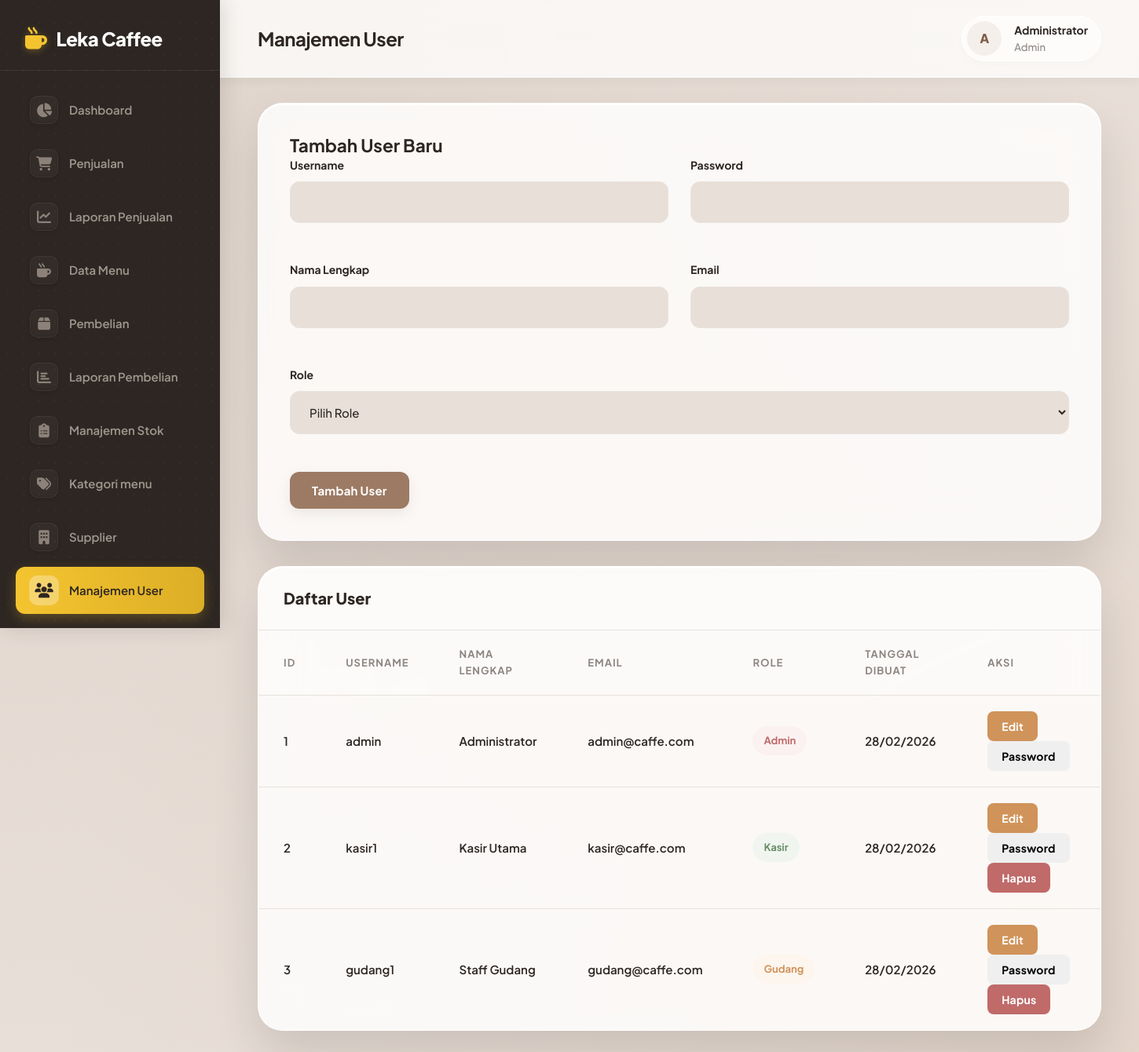
/users.php (signed in), run on the app's committed database.
### tables this page shows
CREATE TABLE users (
    id INT AUTO_INCREMENT PRIMARY KEY,
    username VARCHAR(50) UNIQUE NOT NULL,
    password VARCHAR(255) NOT NULL,
    nama_lengkap VARCHAR(100) NOT NULL,
    email VARCHAR(100),
    role ENUM('admin', 'kasir', 'gudang') NOT NULL,
    created_at TIMESTAMP DEFAULT CURRENT_TIMESTAMP,
    updated_at TIMESTAMP DEFAULT CURRENT_TIMESTAMP ON UPDATE CURRENT_TIMESTAMP
);

### models/User.php (called while the page is built, shortened)
<?php
class User {
    private $conn;
    private $table_name = "users";
    public function __construct($db) {
        $this->conn = $db;
    }
    public function readAll() {
        $query = "SELECT id, username, nama_lengkap, email, role, created_at
                  FROM " . $this->table_name . "
                  ORDER BY nama_lengkap";
        $stmt = $this->conn->prepare($query);
        $stmt->execute();
        return $stmt;
    }
}
?>

### users.php (the view, shortened to what this page needs)
<?php
require_once 'models/User.php';
$database = new Database();
$db = $database->getConnection();
$user = new User($db);
$stmt = $user->readAll();
?>
<!DOCTYPE html>
<html lang="id">
<head>
    <link rel="stylesheet" href="https://cdnjs.cloudflare.com/ajax/libs/font-awesome/6.4.0/css/all.min.css">
    <link rel="stylesheet" href="assets/css/style.css?v=<?php echo time(); ?>">
</head>
<body>
    <div class="main-container">
        <nav class="sidebar">
            <div class="sidebar-header">
                <h2><i class="fa-solid fa-mug-hot"></i> <?php echo APP_NAME; ?></h2>
            </div>
            <ul class="sidebar-nav">
                <li class="nav-item">
                    <a href="dashboard.php" class="nav-link">
                        <i class="fa-solid fa-chart-pie"></i> Dashboard
                    </a>
                </li>
                <li class="nav-item">
                    <a href="penjualan.php" class="nav-link">
                        <i class="fa-solid fa-cart-shopping"></i> Penjualan
                    </a>
                </li>
                <li class="nav-item">
                    <a href="laporan_penjualan.php" class="nav-link">
                        <i class="fa-solid fa-chart-line"></i> Laporan Penjualan
                    </a>
                </li>
                <li class="nav-item">
                    <a href="menu.php" class="nav-link">
                        <i class="fa-solid fa-mug-hot"></i> Data Menu
                    </a>
                </li>
                <li class="nav-item">
                    <a href="pembelian.php" class="nav-link">
                        <i class="fa-solid fa-box"></i> Pembelian
                    </a>
                </li>
                <li class="nav-item">
                    <a href="laporan_pembelian.php" class="nav-link">
                        <i class="fa-solid fa-chart-bar"></i> Laporan Pembelian
                    </a>
                </li>
                <li class="nav-item">
                    <a href="stok.php" class="nav-link">
                        <i class="fa-solid fa-clipboard-list"></i> Manajemen Stok
                    </a>
                </li>
                <li class="nav-item">
                    <a href="kategori.php" class="nav-link">
                        <i class="fa-solid fa-tags"></i> Kategori menu
                    </a>
                </li>
                <li class="nav-item">
                    <a href="supplier.php" class="nav-link">
                        <i class="fa-solid fa-building"></i> Supplier
                    </a>
                </li>
                <li class="nav-item">
                    <a href="users.php" class="nav-link active">
                        <i class="fa-solid fa-users"></i> Manajemen User
                    </a>
                </li>
                <li class="nav-item">
                    <a href="logout.php" class="nav-link">
                    </a>
                </li>
            </ul>
        </nav>
        <main class="main-content">
            <header class="top-nav">
                <h1>Manajemen User</h1>
                <div class="user-info">
                    <div class="user-avatar">
                        <?php echo strtoupper(substr($_SESSION['nama_lengkap'], 0, 1)); ?>
                    </div>
                    <div class="user-details">
                        <div class="user-name"><?php echo $_SESSION['nama_lengkap']; ?></div>
                        <div class="user-role"><?php echo ucfirst($_SESSION['user_role']); ?></div>
                    </div>
                </div>
            </header>
            <div class="content">
                <div class="form-container">
                    <h2>Tambah User Baru</h2>
                    <form method="POST">
                        <div class="form-row">
                            <div class="form-group">
                                <label for="username">Username</label>
                                <input type="text" id="username" name="username" required>
                            </div>
                            <div class="form-group">
                                <label for="password">Password</label>
                                <input type="password" id="password" name="password" required>
                            </div>
                        </div>
                        <div class="form-row">
                            <div class="form-group">
                                <label for="nama_lengkap">Nama Lengkap</label>
                                <input type="text" id="nama_lengkap" name="nama_lengkap" required>
                            </div>
                            <div class="form-group">
                                <label for="email">Email</label>
                                <input type="email" id="email" name="email">
                            </div>
                        </div>
                        <div class="form-row">
                            <div class="form-group">
                                <label for="role">Role</label>
                                <select id="role" name="role" required>
                                    <option value="">Pilih Role</option>
                                </select>
                            </div>
                        </div>
                        <button type="submit" class="btn btn-primary">Tambah User</button>
                    </form>
                </div>
                <div class="table-container">
                    <div class="table-header">
                        <h3 class="table-title">Daftar User</h3>
                    </div>
                    <table class="table">
                        <thead>
                            <tr>
                                <th>ID</th>
                                <th>Username</th>
                                <th>Nama Lengkap</th>
                                <th>Email</th>
                                <th>Role</th>
                                <th>Tanggal Dibuat</th>
                                <th>Aksi</th>
                            </tr>
                        </thead>
                        <tbody>
                            <?php while ($row = $stmt->fetch(PDO::FETCH_ASSOC)): ?>
                            <tr>
                                <td><?php echo $row['id']; ?></td>
                                <td><?php echo $row['username']; ?></td>
                                <td><?php echo $row['nama_lengkap']; ?></td>
                                <td><?php echo $row['email'] ?: '-'; ?></td>
                                <td>
                                    <span class="badge <?php
                                        echo $row['role'] === 'admin' ? 'badge-danger' :
                                            ($row['role'] === 'kasir' ? 'badge-success' : 'badge-warning');
                                    ?>">
                                        <?php echo ucfirst($row['role']); ?>
                                    </span>
                                </td>
                                <td><?php echo date('d/m/Y', strtotime($row['created_at'])); ?></td>
                                <td>
                                    <button onclick="editUser(<?php echo htmlspecialchars(json_encode($row)); ?>)"
                                            class="btn btn-warning btn-sm">Edit</button>
                                    <button onclick="changePassword(<?php echo $row['id']; ?>, '<?php echo $row['username']; ?>')"
                                            class="btn btn-info btn-sm">Password</button>
                                    <?php if ($row['id'] != $_SESSION['user_id']): ?>
                                    <button onclick="deleteUser(<?php echo $row['id']; ?>)"
                                            class="btn btn-danger btn-sm">Hapus</button>
                                    <?php endif; ?>
                                </td>
                            </tr>
                            <?php endwhile; ?>
                        </tbody>
                    </table>
                </div>
            </div>
        </main>
    </div>
</body>
</html>

### data on the page
users: id "1", username "admin", nama_lengkap "Administrator", email "admin@caffe.com", role "Admin", created_at "28/02/2026"
users: id "2", username "kasir1", nama_lengkap "Kasir Utama", email "kasir@caffe.com", role "Kasir", created_at "28/02/2026"
users: id "3", username "gudang1", nama_lengkap "Staff Gudang", email "gudang@caffe.com", role "Gudang", created_at "28/02/2026"

### other printed values
APP_NAME "Leka Caffee"
substr($_SESSION['nama_lengkap'], 0, 1) "A"
$_SESSION['nama_lengkap'] "Administrator"
$_SESSION['user_role'] "Admin"
